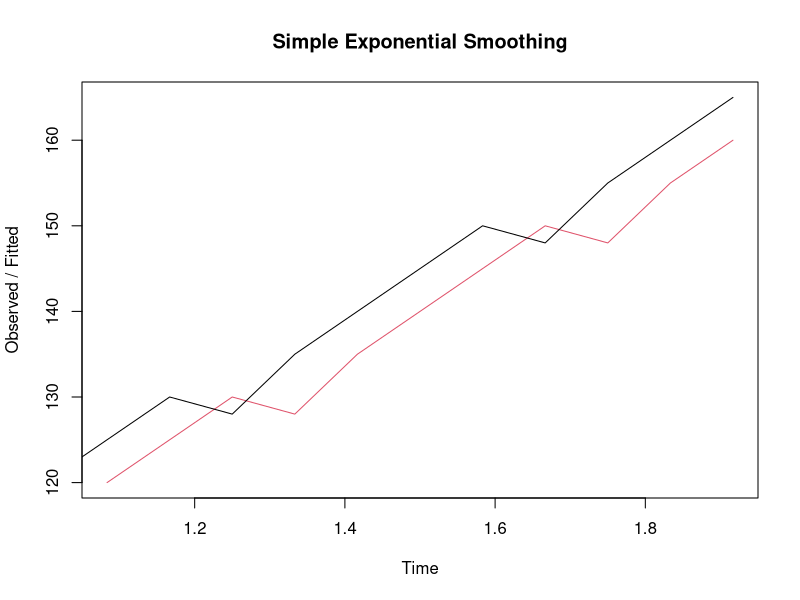
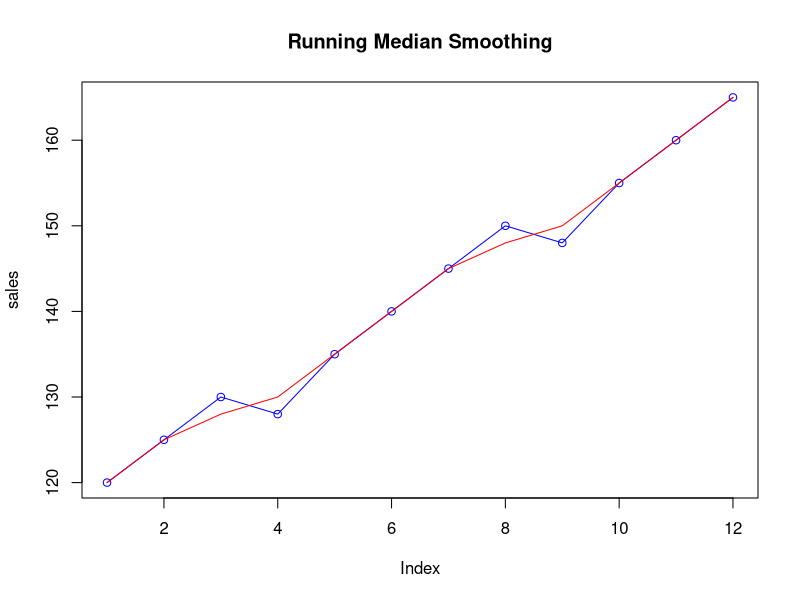

Here is the R script that generated these plots, in order:
sales <- c(120,125,130,128,135,140,145,150,148,155,160,165)

x <- ts(sales,frequency=12)

fit <- HoltWinters(x,beta=FALSE,gamma=FALSE)
plot(fit,main="Simple Exponential Smoothing")

avg <- filter(x,rep(1/3,3),sides=2)

smooth <- runmed(sales,k=3)
plot(sales,type="o",col="blue",
     main="Running Median Smoothing")
lines(smooth,col="red")
